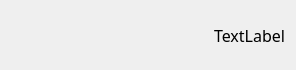
<?xml version="1.0" encoding="UTF-8"?>
<ui version="4.0">
 <class>Form</class>
 <widget class="QWidget" name="Form">
  <property name="geometry">
   <rect>
    <x>0</x>
    <y>0</y>
    <width>296</width>
    <height>70</height>
   </rect>
  </property>
  <property name="windowTitle">
   <string>Form</string>
  </property>
  <layout class="QVBoxLayout" name="verticalLayout">
   <item>
    <layout class="QHBoxLayout" name="horizontalLayout">
     <property name="rightMargin">
      <number>0</number>
     </property>
     <item>
      <widget class="QLabel" name="label">
       <property name="text">
        <string/>
       </property>
       <property name="pixmap">
        <pixmap>../logo_grey.jpg</pixmap>
       </property>
      </widget>
     </item>
     <item>
      <widget class="QLabel" name="splash_label">
       <property name="minimumSize">
        <size>
         <width>200</width>
         <height>0</height>
        </size>
       </property>
       <property name="font">
        <font>
         <family>Amazon Ember Cd RC</family>
         <pointsize>12</pointsize>
        </font>
       </property>
       <property name="text">
        <string>TextLabel</string>
       </property>
       <property name="alignment">
        <set>Qt::AlignRight|Qt::AlignTrailing|Qt::AlignVCenter</set>
       </property>
      </widget>
     </item>
    </layout>
   </item>
  </layout>
 </widget>
 <resources/>
 <connections/>
</ui>
